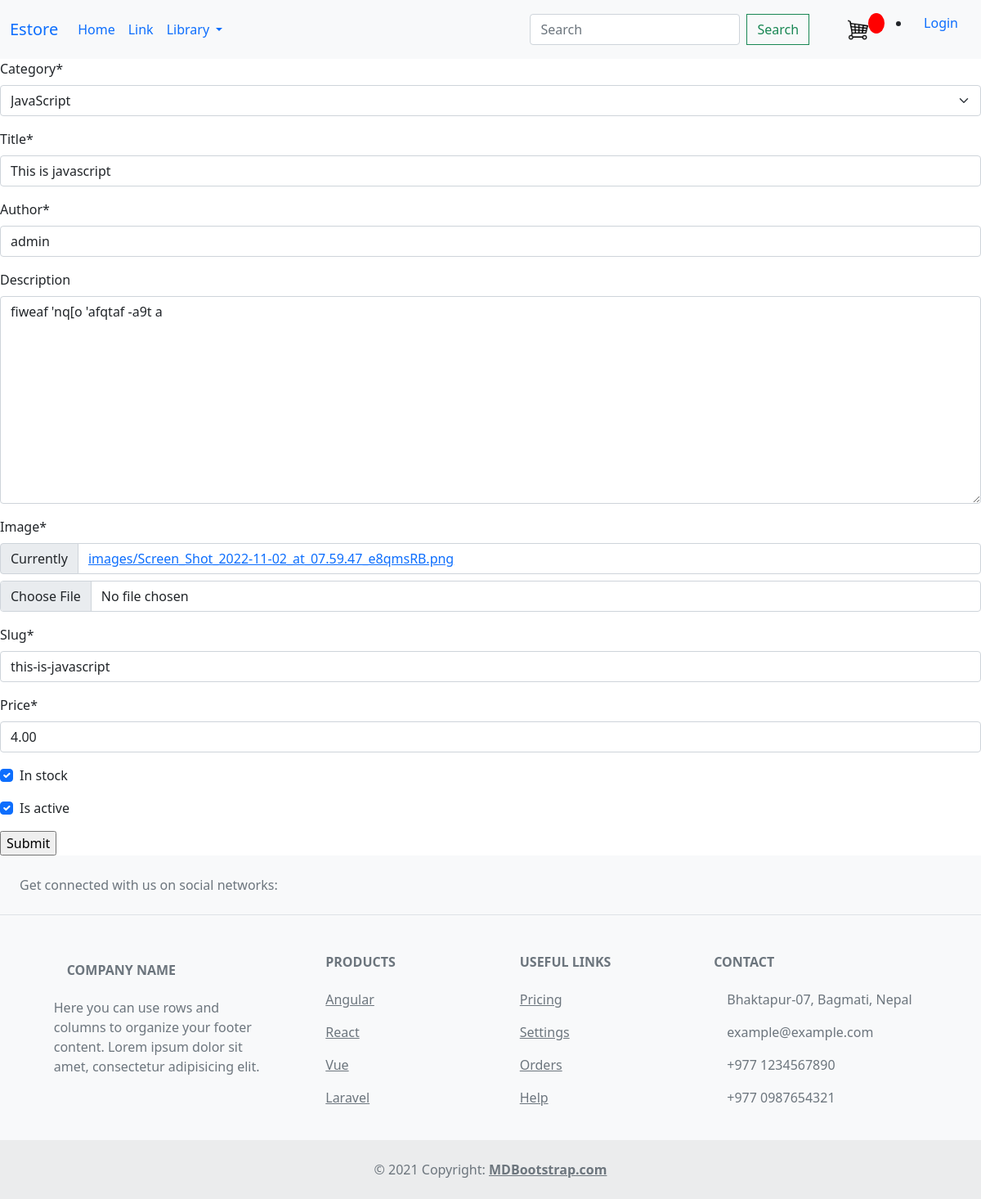
The page /edit-item/3/ on the database as committed earlier.
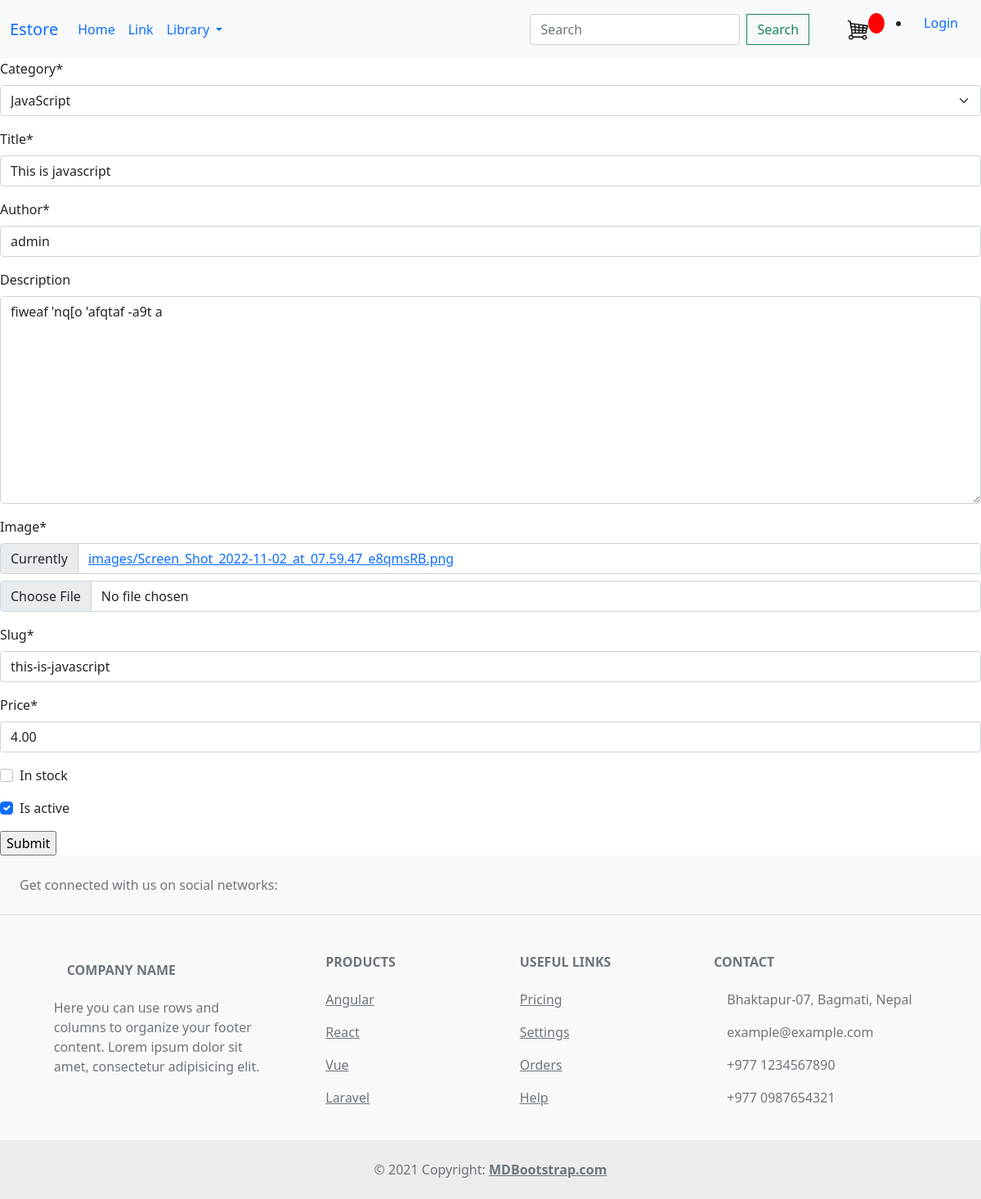
The same page on the database as committed later.
### store/models.py (models this page shows, shortened)
class Product(models.Model):
    category = models.ForeignKey(Category,related_name='product', on_delete=models.CASCADE)
    title = models.CharField(max_length=100)
    author = models.CharField(max_length=100, default='admin')
    description = models.TextField(blank=True)
    image = models.ImageField(upload_to = 'images/')
    slug = models.SlugField(max_length=100)
    price = models.DecimalField(max_digits=4, decimal_places=2)
    in_stock = models.BooleanField(default=True)
    is_active = models.BooleanField(default=True)
    created = models.DateTimeField(auto_now_add=True)
    updated = models.DateTimeField(auto_now=True)
    class Meta:
        verbose_name_plural = 'Product'
        ordering = ('-created', )

### store/views.py (the view, shortened to what this page needs)
# urls.py: path('edit-item/<str:pk>/', views.edit_item, name = 'edit-item'),
def edit_item(request, pk):
    item = Product.objects.get(id = pk) # we need to pass id in the url for edit in createproduct.html
    form = ProductForm(instance= item)
    context = {'form':form}
    return render(request, 'store/createproduct.html', context)

### store/forms.py
class ProductForm(ModelForm):
    class Meta:
        model = Product
        fields = '__all__' # this covers all the data of the product class in models

### store/models.py (called while the page is built)
    def get_absolute_url(self):#for dynamic link for category
        return reverse('store:category_list', args=[self.slug])

    def __str__(self):
        return self.name

### store/views.py (called while the page is built)
def categories(request):
    return{
        'categories': Category.objects.all()
    }

### store/templates/store/createproduct.html (shortened to what this page needs)
{% extends 'e_book/base.html' %}
{% load crispy_forms_tags %}
{% block content %}
<div>
	<form method="POST" action="#" enctype="multipart/form-data" >
		{{ form|crispy}}
		<input type="submit" value="Submit" />
	</form>
</div>
{% endblock content %}

Rows that differ between the two databases and show on the page:
changed Product "JavaScript": in_stock "☑" → "☐"
